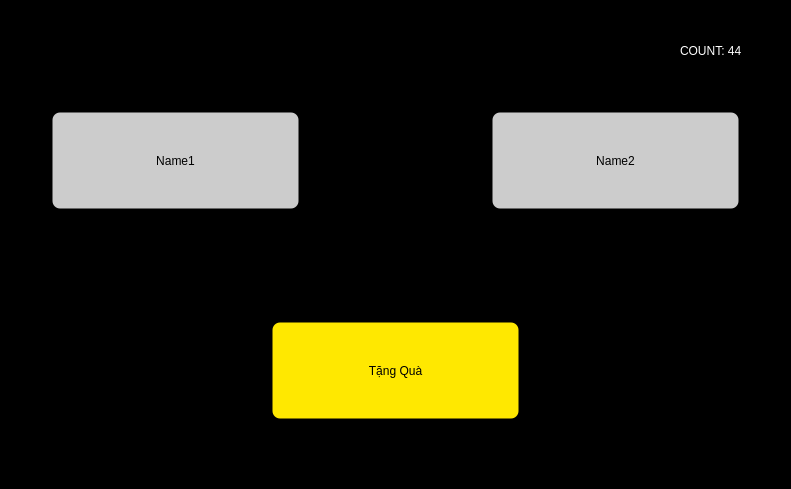
<?xml version="1.0" encoding="UTF-8"?>
<ui version="4.0">
 <class>MainWindow</class>
 <widget class="QMainWindow" name="MainWindow">
  <property name="geometry">
   <rect>
    <x>0</x>
    <y>0</y>
    <width>791</width>
    <height>489</height>
   </rect>
  </property>
  <property name="windowTitle">
   <string>Tặng quà</string>
  </property>
  <property name="styleSheet">
   <string notr="true">background: rgb(0, 0, 0);</string>
  </property>
  <widget class="QWidget" name="centralwidget">
   <widget class="QPushButton" name="btn_Fname">
    <property name="geometry">
     <rect>
      <x>50</x>
      <y>110</y>
      <width>251</width>
      <height>101</height>
     </rect>
    </property>
    <property name="styleSheet">
     <string notr="true">font: 28pt &quot;Arial&quot;;
border: 2px solid black;
border: 5px solid rgba(255,255,255,0%);
border-radius: 10px;
background: rgba(255,255,255,80%);</string>
    </property>
    <property name="text">
     <string>Name1</string>
    </property>
   </widget>
   <widget class="QPushButton" name="btn_Sname">
    <property name="geometry">
     <rect>
      <x>490</x>
      <y>110</y>
      <width>251</width>
      <height>101</height>
     </rect>
    </property>
    <property name="styleSheet">
     <string notr="true">font: 28pt &quot;Arial&quot;;
border: 2px solid black;
border: 5px solid rgba(255,255,255,0%);
border-radius: 10px;
background: rgba(255,255,255,80%);</string>
    </property>
    <property name="text">
     <string>Name2</string>
    </property>
   </widget>
   <widget class="QPushButton" name="btn_Press">
    <property name="geometry">
     <rect>
      <x>270</x>
      <y>320</y>
      <width>251</width>
      <height>101</height>
     </rect>
    </property>
    <property name="styleSheet">
     <string notr="true">font: 28pt &quot;Arial&quot;;
border: 2px solid black;
border: 5px solid rgba(255,255,255,0%);
border-radius: 10px;
background: rgb(255, 232, 0);</string>
    </property>
    <property name="text">
     <string>Tặng Quà</string>
    </property>
   </widget>
   <widget class="QLabel" name="lb_count">
    <property name="geometry">
     <rect>
      <x>680</x>
      <y>40</y>
      <width>91</width>
      <height>21</height>
     </rect>
    </property>
    <property name="styleSheet">
     <string notr="true">font: 16pt &quot;Arial&quot;;
color: white;</string>
    </property>
    <property name="text">
     <string>COUNT: 44</string>
    </property>
   </widget>
  </widget>
 </widget>
 <resources/>
 <connections/>
</ui>
